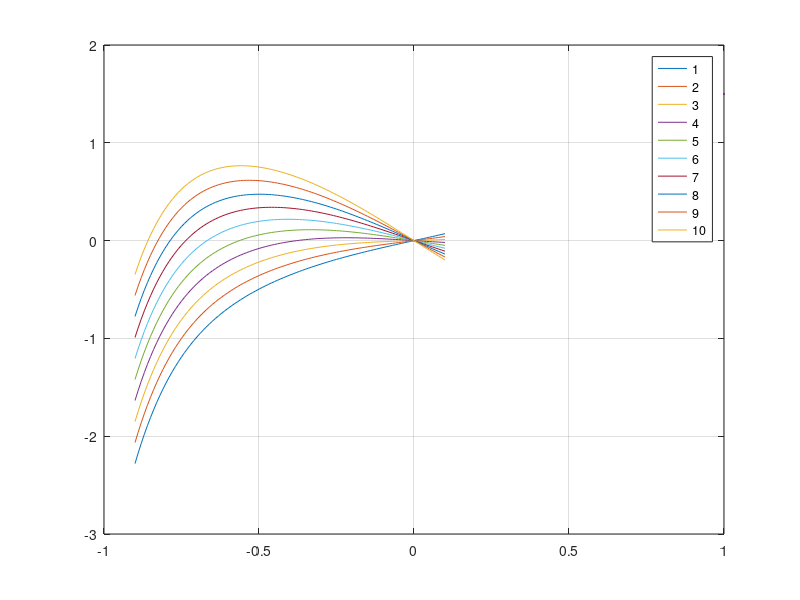

Recreate this plot in MATLAB.
clc; clear;
alpha=(1:1:10)';
x=-0.9:0.01:0.1;
y= x.^9 + x.^7 + x.^3 + x - 0.3*alpha*tanh(x);

plot(x, y, LineWidth=1.5);
legend("1", "2", "3", "4", "5", "6", "7", "8", "9", "10");
grid on;

